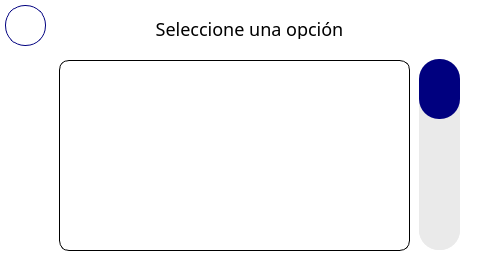
<?xml version="1.0" encoding="UTF-8"?>
<ui version="4.0">
 <class>MainWindow</class>
 <widget class="QMainWindow" name="MainWindow">
  <property name="geometry">
   <rect>
    <x>0</x>
    <y>0</y>
    <width>480</width>
    <height>272</height>
   </rect>
  </property>
  <property name="windowTitle">
   <string>MainWindow</string>
  </property>
  <property name="styleSheet">
   <string notr="true">background-color: white;
font-family: Poppins;
font-size:18px;
</string>
  </property>
  <widget class="QWidget" name="centralwidget">
   <property name="styleSheet">
    <string notr="true"/>
   </property>
   <widget class="QPushButton" name="backBtn">
    <property name="geometry">
     <rect>
      <x>5</x>
      <y>5</y>
      <width>41</width>
      <height>41</height>
     </rect>
    </property>
    <property name="styleSheet">
     <string notr="true">border-radius: 20px;
border: 1px solid #00007f;
background-color: white;
color: #00007f;</string>
    </property>
    <property name="text">
     <string/>
    </property>
   </widget>
   <widget class="QStackedWidget" name="stackedWidget">
    <property name="geometry">
     <rect>
      <x>-1</x>
      <y>-1</y>
      <width>481</width>
      <height>281</height>
     </rect>
    </property>
    <property name="currentIndex">
     <number>0</number>
    </property>
    <widget class="QWidget" name="page">
     <widget class="QListView" name="originList">
      <property name="geometry">
       <rect>
        <x>60</x>
        <y>61</y>
        <width>351</width>
        <height>191</height>
       </rect>
      </property>
      <property name="styleSheet">
       <string notr="true">border: 1px solid black;
border-radius: 10px;</string>
      </property>
      <property name="verticalScrollBarPolicy">
       <enum>Qt::ScrollBarAlwaysOff</enum>
      </property>
      <property name="horizontalScrollBarPolicy">
       <enum>Qt::ScrollBarAlwaysOff</enum>
      </property>
     </widget>
     <widget class="QSlider" name="verticalSlider">
      <property name="geometry">
       <rect>
        <x>420</x>
        <y>60</y>
        <width>41</width>
        <height>191</height>
       </rect>
      </property>
      <property name="styleSheet">
       <string notr="true">QSlider::groove:vertical{ 
	background-color: rgb(234, 234, 234);
	height: 191px;
	border-radius: 20px;
}

QSlider::handle:vertical { 
	background-color: #00007f;
    height: 60;
    width: 20px;
    line-height: 10px; 
	margin-top: 0px; 
	margin-bottom: 0px;
	border-radius: 20px; 
}

QSlider{
	background-color: rgb(234, 234, 234);
	border-radius: 20px;
}

</string>
      </property>
      <property name="pageStep">
       <number>1</number>
      </property>
      <property name="value">
       <number>0</number>
      </property>
      <property name="orientation">
       <enum>Qt::Vertical</enum>
      </property>
      <property name="invertedAppearance">
       <bool>true</bool>
      </property>
      <property name="invertedControls">
       <bool>false</bool>
      </property>
     </widget>
     <widget class="QLabel" name="label">
      <property name="geometry">
       <rect>
        <x>140</x>
        <y>20</y>
        <width>221</width>
        <height>20</height>
       </rect>
      </property>
      <property name="text">
       <string>Seleccione una opción</string>
      </property>
      <property name="alignment">
       <set>Qt::AlignCenter</set>
      </property>
     </widget>
    </widget>
    <widget class="QWidget" name="page_2">
     <widget class="QWidget" name="widgetKeyboard" native="true">
      <property name="geometry">
       <rect>
        <x>0</x>
        <y>140</y>
        <width>480</width>
        <height>135</height>
       </rect>
      </property>
      <property name="styleSheet">
       <string notr="true">background-color: rgb(234, 234, 234);</string>
      </property>
     </widget>
     <widget class="QLineEdit" name="inputOrigin">
      <property name="geometry">
       <rect>
        <x>120</x>
        <y>50</y>
        <width>251</width>
        <height>26</height>
       </rect>
      </property>
      <property name="styleSheet">
       <string notr="true">border-color: rgb(0, 0, 0);
border-style: solid;
border-width: 1px;
border-radius: 6px;
background-color: rgb(234, 234, 234);
font-size: 14px;</string>
      </property>
      <property name="maxLength">
       <number>50</number>
      </property>
      <property name="placeholderText">
       <string>Otro origen...</string>
      </property>
     </widget>
     <widget class="QLabel" name="label_2">
      <property name="geometry">
       <rect>
        <x>120</x>
        <y>20</y>
        <width>201</width>
        <height>21</height>
       </rect>
      </property>
      <property name="text">
       <string>Escriba el origen</string>
      </property>
     </widget>
     <widget class="QPushButton" name="confirmBtn">
      <property name="geometry">
       <rect>
        <x>170</x>
        <y>100</y>
        <width>111</width>
        <height>31</height>
       </rect>
      </property>
      <property name="styleSheet">
       <string notr="true">border-radius: 20px;
background-color: #00007f;
color: white;
border: none;
border-radius: 15px;
font-size: 14px;</string>
      </property>
      <property name="text">
       <string>Confirmar</string>
      </property>
     </widget>
    </widget>
   </widget>
   <zorder>stackedWidget</zorder>
   <zorder>backBtn</zorder>
  </widget>
 </widget>
 <resources/>
 <connections/>
</ui>
